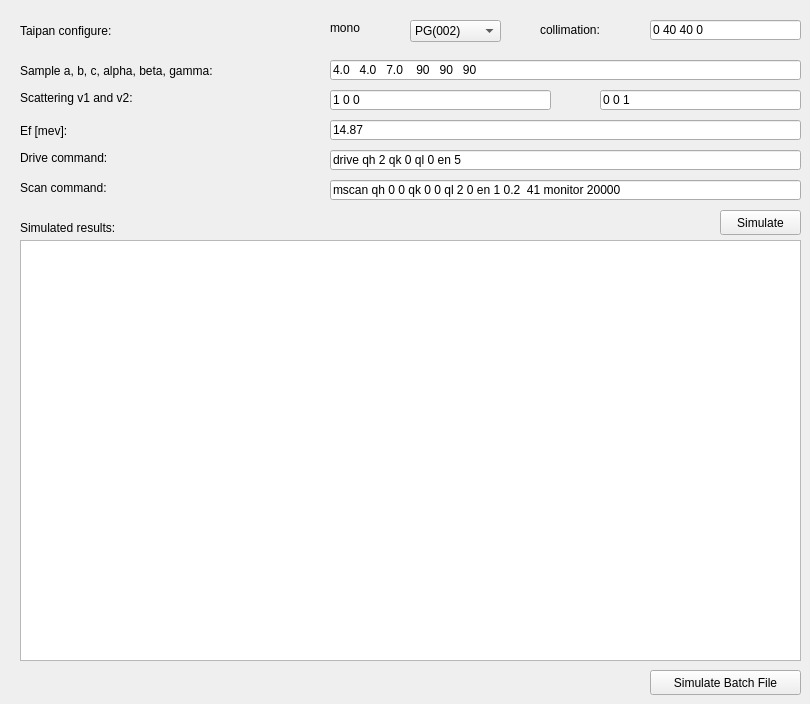
   <widget class="QWidget" name="taipanSimTab">
    <attribute name="title">
     <string>Taipan Sim</string>
    </attribute>
    <widget class="QLineEdit" name="txtLatticeParam">
     <property name="geometry">
      <rect>
       <x>330</x>
       <y>60</y>
       <width>471</width>
       <height>20</height>
      </rect>
     </property>
     <property name="text">
      <string>4.0   4.0   7.0    90   90   90</string>
     </property>
    </widget>
    <widget class="QLabel" name="label_28">
     <property name="geometry">
      <rect>
       <x>20</x>
       <y>60</y>
       <width>271</width>
       <height>21</height>
      </rect>
     </property>
     <property name="text">
      <string>Sample a, b, c, alpha, beta, gamma:</string>
     </property>
    </widget>
    <widget class="QLabel" name="label_29">
     <property name="geometry">
      <rect>
       <x>20</x>
       <y>120</y>
       <width>171</width>
       <height>21</height>
      </rect>
     </property>
     <property name="text">
      <string>Ef [mev]:</string>
     </property>
    </widget>
    <widget class="QLabel" name="label_30">
     <property name="geometry">
      <rect>
       <x>20</x>
       <y>180</y>
       <width>131</width>
       <height>16</height>
      </rect>
     </property>
     <property name="text">
      <string>Scan command:</string>
     </property>
    </widget>
    <widget class="QLineEdit" name="txtFinalEnergy">
     <property name="geometry">
      <rect>
       <x>330</x>
       <y>120</y>
       <width>471</width>
       <height>20</height>
      </rect>
     </property>
     <property name="text">
      <string>14.87</string>
     </property>
    </widget>
    <widget class="QLineEdit" name="txtCmdToSim">
     <property name="geometry">
      <rect>
       <x>330</x>
       <y>180</y>
       <width>471</width>
       <height>20</height>
      </rect>
     </property>
     <property name="text">
      <string>mscan qh 0 0 qk 0 0 ql 2 0 en 1 0.2  41 monitor 20000</string>
     </property>
    </widget>
    <widget class="QPlainTextEdit" name="txtScanSimOutput">
     <property name="enabled">
      <bool>true</bool>
     </property>
     <property name="geometry">
      <rect>
       <x>20</x>
       <y>240</y>
       <width>781</width>
       <height>421</height>
      </rect>
     </property>
     <property name="readOnly">
      <bool>true</bool>
     </property>
    </widget>
    <widget class="QLabel" name="label_31">
     <property name="geometry">
      <rect>
       <x>20</x>
       <y>220</y>
       <width>171</width>
       <height>16</height>
      </rect>
     </property>
     <property name="text">
      <string>Simulated results:</string>
     </property>
    </widget>
    <widget class="QPushButton" name="btnScanSim">
     <property name="geometry">
      <rect>
       <x>720</x>
       <y>210</y>
       <width>81</width>
       <height>25</height>
      </rect>
     </property>
     <property name="text">
      <string>Simulate</string>
     </property>
    </widget>
    <widget class="QLineEdit" name="txtScatterVector1">
     <property name="geometry">
      <rect>
       <x>330</x>
       <y>90</y>
       <width>221</width>
       <height>20</height>
      </rect>
     </property>
     <property name="text">
      <string>1 0 0</string>
     </property>
    </widget>
    <widget class="QLineEdit" name="txtScatterVector2">
     <property name="geometry">
      <rect>
       <x>600</x>
       <y>90</y>
       <width>201</width>
       <height>20</height>
      </rect>
     </property>
     <property name="text">
      <string>0 0 1</string>
     </property>
    </widget>
    <widget class="QLabel" name="label_34">
     <property name="geometry">
      <rect>
       <x>20</x>
       <y>90</y>
       <width>251</width>
       <height>16</height>
      </rect>
     </property>
     <property name="text">
      <string>Scattering v1 and v2:</string>
     </property>
    </widget>
    <widget class="QLabel" name="label_35">
     <property name="geometry">
      <rect>
       <x>20</x>
       <y>20</y>
       <width>131</width>
       <height>21</height>
      </rect>
     </property>
     <property name="text">
      <string>Taipan configure:</string>
     </property>
    </widget>
    <widget class="QComboBox" name="taipanMono">
     <property name="geometry">
      <rect>
       <x>410</x>
       <y>20</y>
       <width>91</width>
       <height>22</height>
      </rect>
     </property>
     <item>
      <property name="text">
       <string>PG(002)</string>
      </property>
     </item>
     <item>
      <property name="text">
       <string>PG(004)</string>
      </property>
     </item>
     <item>
      <property name="text">
       <string>Cu(002)</string>
      </property>
     </item>
    </widget>
    <widget class="QLabel" name="label_36">
     <property name="geometry">
      <rect>
       <x>330</x>
       <y>20</y>
       <width>51</width>
       <height>16</height>
      </rect>
     </property>
     <property name="text">
      <string>mono</string>
     </property>
    </widget>
    <widget class="QLabel" name="label_37">
     <property name="geometry">
      <rect>
       <x>540</x>
       <y>20</y>
       <width>91</width>
       <height>20</height>
      </rect>
     </property>
     <property name="text">
      <string>collimation:</string>
     </property>
    </widget>
    <widget class="QLineEdit" name="taipanCollimation">
     <property name="geometry">
      <rect>
       <x>650</x>
       <y>20</y>
       <width>151</width>
       <height>20</height>
      </rect>
     </property>
     <property name="text">
      <string>0 40 40 0</string>
     </property>
    </widget>
    <widget class="QLineEdit" name="txtDriveCmd">
     <property name="geometry">
      <rect>
       <x>330</x>
       <y>150</y>
       <width>471</width>
       <height>20</height>
      </rect>
     </property>
     <property name="text">
      <string>drive qh 2 qk 0 ql 0 en 5</string>
     </property>
    </widget>
    <widget class="QLabel" name="label_33">
     <property name="geometry">
      <rect>
       <x>20</x>
       <y>150</y>
       <width>141</width>
       <height>16</height>
      </rect>
     </property>
     <property name="text">
      <string>Drive command:</string>
     </property>
    </widget>
    <widget class="QPushButton" name="btnBatchSim">
     <property name="geometry">
      <rect>
       <x>650</x>
       <y>670</y>
       <width>151</width>
       <height>25</height>
      </rect>
     </property>
     <property name="text">
      <string>Simulate Batch File</string>
     </property>
    </widget>
   </widget>
